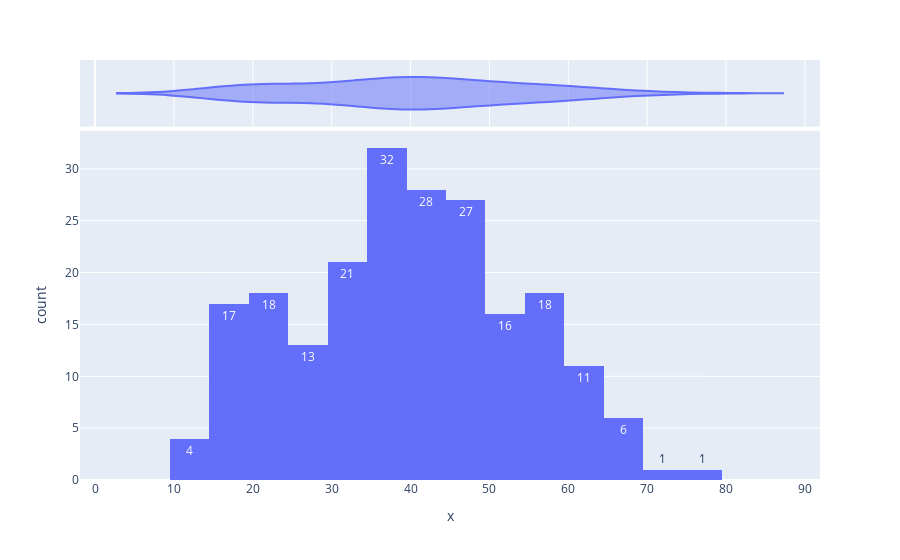

The cell this chart's notebook holds for it:
### Code cell
fig = px.histogram(x =df['Age'], marginal='violin', text_auto=True)
fig.show()

### Figure 1 — Plotly figure (JSON) as saved in the notebook; plotly's stock layout.template omitted (floating-point values rounded to 4 significant figures; data arrays with more than 128 entries replaced by an {"elided": "..."} marker saying what was removed)
{"data": [{"alignmentgroup": "True", "bingroup": "x", "hovertemplate": "x=%{x}<br>count=%{y}<extra></extra>", "legendgroup": "", "marker": {"color": "#636efa", "pattern": {"shape": ""}}, "name": "", "offsetgroup": "", "orientation": "v", "showlegend": false, "texttemplate": "%{value}", "type": "histogram", "x": {"elided": "213 int values"}, "xaxis": "x", "yaxis": "y"}, {"alignmentgroup": "True", "hovertemplate": "x=%{x}<extra></extra>", "legendgroup": "", "marker": {"color": "#636efa"}, "name": "", "offsetgroup": "", "scalegroup": "x", "showlegend": false, "type": "violin", "x": {"elided": "213 int values"}, "xaxis": "x2", "yaxis": "y2"}], "layout": {"barmode": "relative", "legend": {"tracegroupgap": 0}, "margin": {"t": 60}, "xaxis": {"anchor": "y", "domain": [0, 1], "title": {"text": "x"}}, "xaxis2": {"anchor": "y2", "domain": [0, 1], "matches": "x", "showgrid": true, "showticklabels": false}, "yaxis": {"anchor": "x", "domain": [0, 0.8316], "title": {"text": "count"}}, "yaxis2": {"anchor": "x2", "domain": [0.8416, 1], "matches": "y2", "showgrid": false, "showline": false, "showticklabels": false, "ticks": ""}}}
